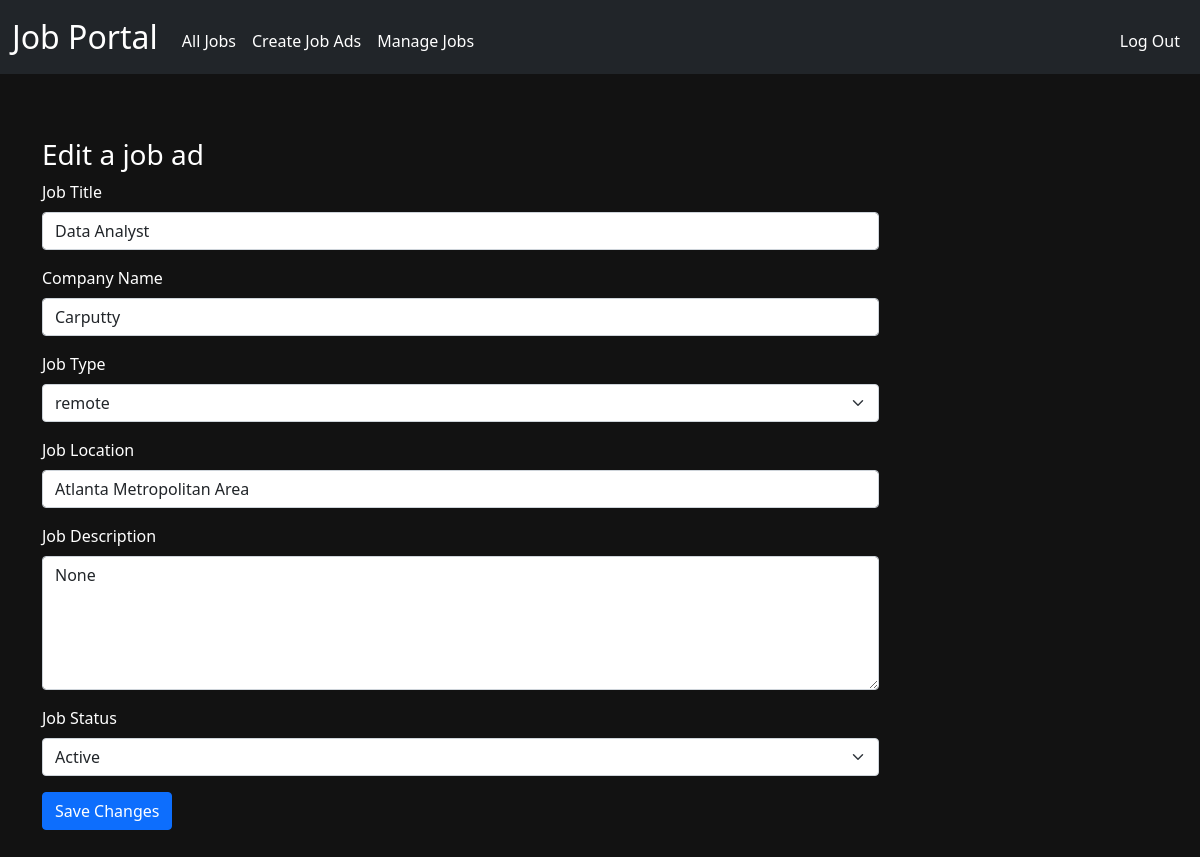
Page /edit-job/4 (signed in) on the committed database.
### tables this page shows
CREATE TABLE jobs (
    id INTEGER PRIMARY KEY,
    title TEXT NOT NULL,
    company TEXT,
    type TEXT,
    location TEXT,
    description TEXT,
    status TEXT NOT NULL,
    posted_by TEXT NOT NULL,
    applicants INTEGER NOT NULL DEFAULT 0,
    FOREIGN KEY (posted_by) REFERENCES users(username)
);

### app.py (the view, shortened to what this page needs)
@app.route("/edit-job/<int:job_id>", methods=["GET", "POST"])
@login_required
def edit_job(job_id):
    user_id = session["user_id"]
    user = db.execute("SELECT * FROM users WHERE id = :id", id=user_id)[0]
    username = user["username"]
    job = db.execute("SELECT * FROM jobs WHERE id = :job_id", job_id=job_id)
    if job and job[0]["posted_by"] == username:
        return render_template("edit-job.html", job=job[0])
    return apology("Permission denied", 403)

### app.py (called while the page is built)
@app.after_request
def after_request(response):
    response.headers["Cache-Control"] = "no-cache, no-store, must-revalidate"
    response.headers["Expires"] = 0
    response.headers["Pragma"] = "no-cache"
    return response

### helpers.py (called while the page is built)
def login_required(f):
    @wraps(f)
    def decorated_function(*args, **kwargs):
        if session.get("user_id") is None:
            return redirect("/login")
        return f(*args, **kwargs)
    return decorated_function

### templates/edit-job.html (shortened to what this page needs)
<!DOCTYPE html>
<html lang="en">
<head>
    <link href="https://cdn.jsdelivr.net/npm/bootstrap@5.1.3/dist/css/bootstrap.min.css" rel="stylesheet">
    <link href="/static/styles.css" rel="stylesheet">
</head>
<body class="dark-mode">
    <nav class="navbar navbar-expand-md navbar-dark bg-dark">
        <div class="container-fluid">
            <a class="navbar-brand" href="/"><span class="white">Job Portal</span></a>
            <div class="collapse navbar-collapse" id="navbar">
                {% if session["user_id"] %}
                    <ul class="navbar-nav me-auto mt-2">
                        <li class="nav-item"><a class="nav-link" href="/all-jobs">All Jobs</a></li>
                        <li class="nav-item"><a class="nav-link" href="/create-job">Create Job Ads</a></li>
                        <li class="nav-item"><a class="nav-link" href="/manage-job">Manage Jobs</a></li>
                        <li class="nav-item"><span class="nav-link">{{ username }}</span></li>
                    </ul>
                    <ul class="navbar-nav ms-auto mt-2">
                        <li class="nav-item"><a class="nav-link" href="/logout">Log Out</a></li>
                    </ul>
                {% else %}
                    <ul class="navbar-nav ms-auto mt-2">
                        <li class="nav-item"><a class="nav-link" href="/login">Log In</a></li>
                    </ul>
                {% endif %}
            </div>
        </div>
    </nav>
    <main class="container-fluid py-5">
        <div class="card-body">
            <div class="container">
                <h3>Edit a job ad</h3>
                <form action="/edit-job/{{ job.id }}" method="post">
                    <div class="mb-3">
                        <label for="title" class="form-label">Job Title</label>
                        <input autocomplete="off" autofocus class="form-control w-75" id="job_title" name="job_title" type="text" value="{{ job.title }}" required>
                    </div>
                    <div class="mb-3">
                        <label for="company" class="form-label">Company Name</label>
                        <input autocomplete="off" autofocus class="form-control w-75" id="company_name" name="company_name" type="text" value="{{ job.company }}" required>
                    </div>
                    <div class="mb-3">
                        <label for="job_type" class="form-label">Job Type</label>
                        <select class="form-select w-75" id="job_type" name="job_type" required>
                            <option value="remote">remote</option>
                        </select>                    </div>
                    <div class="mb-3">
                        <label for="location" class="form-label">Job Location</label>
                        <input autocomplete="off" autofocus class="form-control w-75" id="job_location" name="job_location" type="text" value="{{ job.location }}" required>
                    </div>
                    <div class="mb-3">
                        <label for="description" class="form-label">Job Description</label>
                        <textarea autocomplete="off" autofocus class="form-control w-75" id="job_description" name="job_description" rows="5" required>{{ job.description }}</textarea>
                    </div>
                    <div class="mb-3">
                        <label for="status" class="form-label">Job Status</label>
                        <select class="form-select w-75" id="job_status" name="job_status" required>
                            <option value="active" {% if job.status == "active" %} selected {% endif %}>Active</option>
                        </select>
                    </div>
                    <button class="btn btn-primary" type="submit">Save Changes</button>
                </form>
            </div>
        </div>
    </main>
</body>
</html>

### static/styles.css (style rules this page uses)
nav .navbar-brand { font-size: xx-large; }

### templates/edit-job.html (style rules this page uses)
body.dark-mode { background-color: #121212; color: #ffffff; }
.navbar-dark .navbar-nav .nav-link { color: #ffffff !important; }
.navbar-dark .navbar-brand { color: #ffffff !important; }

### rows in the picture
jobs: job_title "Data Analyst", company_name "Carputty", job_location "Atlanta Metropolitan Area", job_status "Active"
